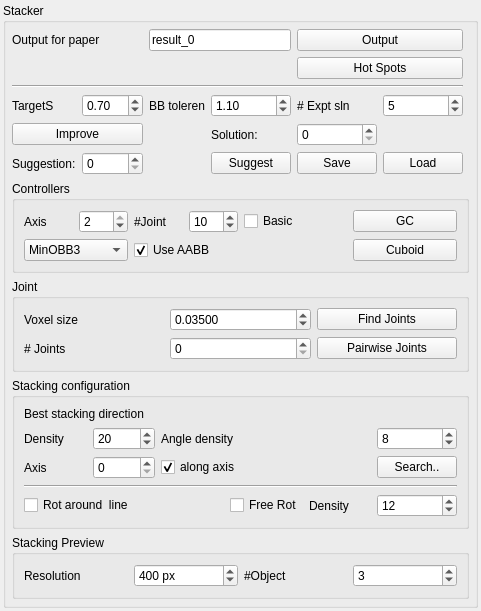
<?xml version="1.0" encoding="UTF-8"?>
<ui version="4.0">
 <class>StackerWidget</class>
 <widget class="QWidget" name="StackerWidget">
  <property name="geometry">
   <rect>
    <x>0</x>
    <y>0</y>
    <width>350</width>
    <height>564</height>
   </rect>
  </property>
  <property name="sizePolicy">
   <sizepolicy hsizetype="Minimum" vsizetype="Preferred">
    <horstretch>0</horstretch>
    <verstretch>0</verstretch>
   </sizepolicy>
  </property>
  <property name="maximumSize">
   <size>
    <width>350</width>
    <height>16777215</height>
   </size>
  </property>
  <property name="windowTitle">
   <string>Form</string>
  </property>
  <layout class="QHBoxLayout" name="horizontalLayout_2">
   <property name="margin">
    <number>3</number>
   </property>
   <item>
    <widget class="QGroupBox" name="groupBox">
     <property name="title">
      <string>Stacker</string>
     </property>
     <property name="flat">
      <bool>true</bool>
     </property>
     <layout class="QGridLayout" name="gridLayout">
      <property name="margin">
       <number>6</number>
      </property>
      <property name="spacing">
       <number>6</number>
      </property>
      <item row="30" column="0" colspan="7">
       <widget class="QGroupBox" name="previewBox">
        <property name="title">
         <string>Stacking Preview</string>
        </property>
        <property name="flat">
         <bool>true</bool>
        </property>
        <layout class="QGridLayout" name="gridLayout_3">
         <item row="1" column="0">
          <widget class="QLabel" name="label">
           <property name="text">
            <string>Resolution</string>
           </property>
          </widget>
         </item>
         <item row="1" column="1">
          <widget class="QSpinBox" name="hidderViewerSize">
           <property name="suffix">
            <string> px</string>
           </property>
           <property name="minimum">
            <number>10</number>
           </property>
           <property name="maximum">
            <number>1024</number>
           </property>
           <property name="value">
            <number>400</number>
           </property>
          </widget>
         </item>
         <item row="1" column="2">
          <widget class="QLabel" name="label_15">
           <property name="text">
            <string>#Object</string>
           </property>
          </widget>
         </item>
         <item row="1" column="3">
          <widget class="QSpinBox" name="stackCount">
           <property name="contextMenuPolicy">
            <enum>Qt::CustomContextMenu</enum>
           </property>
           <property name="value">
            <number>3</number>
           </property>
          </widget>
         </item>
        </layout>
       </widget>
      </item>
      <item row="26" column="0" colspan="7">
       <widget class="QGroupBox" name="groupBox_3">
        <property name="title">
         <string>Stacking configuration</string>
        </property>
        <layout class="QGridLayout" name="gridLayout_5">
         <item row="2" column="1" colspan="4">
          <widget class="QLabel" name="label_6">
           <property name="text">
            <string>Best stacking direction</string>
           </property>
          </widget>
         </item>
         <item row="8" column="1" colspan="3">
          <widget class="QCheckBox" name="rotAroundAxis">
           <property name="text">
            <string>Rot around  line</string>
           </property>
          </widget>
         </item>
         <item row="5" column="1">
          <widget class="QLabel" name="label_11">
           <property name="text">
            <string>Axis</string>
           </property>
          </widget>
         </item>
         <item row="3" column="1">
          <widget class="QLabel" name="label_12">
           <property name="text">
            <string>Density</string>
           </property>
          </widget>
         </item>
         <item row="3" column="2">
          <widget class="QSpinBox" name="searchDensity">
           <property name="minimum">
            <number>2</number>
           </property>
           <property name="maximum">
            <number>10000</number>
           </property>
           <property name="value">
            <number>20</number>
           </property>
          </widget>
         </item>
         <item row="5" column="2">
          <widget class="QSpinBox" name="searchAxis">
           <property name="maximum">
            <number>2</number>
           </property>
          </widget>
         </item>
         <item row="5" column="3" colspan="2">
          <widget class="QCheckBox" name="searchAlongAxis">
           <property name="text">
            <string>along axis</string>
           </property>
           <property name="checked">
            <bool>true</bool>
           </property>
          </widget>
         </item>
         <item row="5" column="6">
          <widget class="QPushButton" name="searchDirectionButton">
           <property name="text">
            <string>Search..</string>
           </property>
          </widget>
         </item>
         <item row="3" column="3" colspan="2">
          <widget class="QLabel" name="label_13">
           <property name="text">
            <string>Angle density</string>
           </property>
          </widget>
         </item>
         <item row="3" column="6">
          <widget class="QSpinBox" name="searchAngleDensity">
           <property name="minimum">
            <number>1</number>
           </property>
           <property name="maximum">
            <number>360</number>
           </property>
           <property name="value">
            <number>8</number>
           </property>
          </widget>
         </item>
         <item row="7" column="1" colspan="6">
          <widget class="Line" name="line_5">
           <property name="orientation">
            <enum>Qt::Horizontal</enum>
           </property>
          </widget>
         </item>
         <item row="8" column="4">
          <widget class="QCheckBox" name="rotFreeForm">
           <property name="text">
            <string>Free Rot</string>
           </property>
          </widget>
         </item>
         <item row="8" column="6">
          <widget class="QSpinBox" name="rotStackingDensity">
           <property name="value">
            <number>12</number>
           </property>
          </widget>
         </item>
         <item row="8" column="5">
          <widget class="QLabel" name="label_14">
           <property name="text">
            <string>Density</string>
           </property>
          </widget>
         </item>
        </layout>
       </widget>
      </item>
      <item row="24" column="0" colspan="7">
       <widget class="QGroupBox" name="controllersPanel">
        <property name="title">
         <string>Controllers</string>
        </property>
        <property name="flat">
         <bool>false</bool>
        </property>
        <layout class="QGridLayout" name="gridLayout_2">
         <item row="3" column="0">
          <widget class="QLabel" name="label_8">
           <property name="text">
            <string>Axis</string>
           </property>
          </widget>
         </item>
         <item row="3" column="1">
          <widget class="QSpinBox" name="convertGcAxis">
           <property name="maximum">
            <number>2</number>
           </property>
           <property name="value">
            <number>2</number>
           </property>
          </widget>
         </item>
         <item row="3" column="2">
          <widget class="QLabel" name="label_9">
           <property name="text">
            <string>#Joint</string>
           </property>
          </widget>
         </item>
         <item row="3" column="3">
          <widget class="QSpinBox" name="skeletonJoints">
           <property name="singleStep">
            <number>2</number>
           </property>
           <property name="value">
            <number>10</number>
           </property>
          </widget>
         </item>
         <item row="3" column="4" colspan="2">
          <widget class="QCheckBox" name="basicFitGC">
           <property name="text">
            <string>Basic</string>
           </property>
          </widget>
         </item>
         <item row="3" column="6" colspan="2">
          <widget class="QPushButton" name="convertToGC">
           <property name="text">
            <string>GC</string>
           </property>
           <property name="icon">
            <iconset resource="../Workspace.qrc">
             <normaloff>:/Workspace/Resources/icons/gc.png</normaloff>:/Workspace/Resources/icons/gc.png</iconset>
           </property>
          </widget>
         </item>
         <item row="10" column="2" colspan="2">
          <widget class="QCheckBox" name="useAABB">
           <property name="text">
            <string>Use AABB</string>
           </property>
           <property name="checked">
            <bool>true</bool>
           </property>
          </widget>
         </item>
         <item row="10" column="0" colspan="2">
          <widget class="QComboBox" name="cuboidMethod">
           <item>
            <property name="text">
             <string>MinOBB3</string>
            </property>
           </item>
           <item>
            <property name="text">
             <string>OBB</string>
            </property>
           </item>
           <item>
            <property name="text">
             <string>OBB2</string>
            </property>
           </item>
          </widget>
         </item>
         <item row="10" column="6" colspan="2">
          <widget class="QPushButton" name="convertToCuboid">
           <property name="text">
            <string>Cuboid</string>
           </property>
           <property name="icon">
            <iconset resource="../Workspace.qrc">
             <normaloff>:/Workspace/Resources/icons/cuboid.png</normaloff>:/Workspace/Resources/icons/cuboid.png</iconset>
           </property>
          </widget>
         </item>
        </layout>
       </widget>
      </item>
      <item row="25" column="0" colspan="7">
       <widget class="QGroupBox" name="groupBox_2">
        <property name="title">
         <string>Joint</string>
        </property>
        <layout class="QGridLayout" name="gridLayout_4">
         <item row="0" column="0">
          <widget class="QLabel" name="label_3">
           <property name="text">
            <string>Voxel size</string>
           </property>
          </widget>
         </item>
         <item row="1" column="2">
          <widget class="QPushButton" name="findPairwiseJointsButton">
           <property name="text">
            <string>Pairwise Joints</string>
           </property>
          </widget>
         </item>
         <item row="0" column="2">
          <widget class="QPushButton" name="findJointsButton">
           <property name="text">
            <string>Find Joints</string>
           </property>
           <property name="icon">
            <iconset resource="../Workspace.qrc">
             <normaloff>:/Workspace/Resources/icons/joints.png</normaloff>:/Workspace/Resources/icons/joints.png</iconset>
           </property>
          </widget>
         </item>
         <item row="1" column="1">
          <widget class="QSpinBox" name="numJoints"/>
         </item>
         <item row="1" column="0">
          <widget class="QLabel" name="label_10">
           <property name="text">
            <string># Joints</string>
           </property>
          </widget>
         </item>
         <item row="0" column="1">
          <widget class="QDoubleSpinBox" name="jointsThreshold">
           <property name="decimals">
            <number>5</number>
           </property>
           <property name="minimum">
            <double>0.000010000000000</double>
           </property>
           <property name="maximum">
            <double>100.000000000000000</double>
           </property>
           <property name="singleStep">
            <double>0.010000000000000</double>
           </property>
           <property name="value">
            <double>0.035000000000000</double>
           </property>
          </widget>
         </item>
        </layout>
       </widget>
      </item>
      <item row="13" column="4">
       <widget class="QPushButton" name="saveSuggestionsButton">
        <property name="text">
         <string>Save</string>
        </property>
        <property name="autoRepeatDelay">
         <number>300</number>
        </property>
       </widget>
      </item>
      <item row="13" column="2">
       <widget class="QLabel" name="numSuggestion">
        <property name="text">
         <string/>
        </property>
       </widget>
      </item>
      <item row="11" column="5">
       <widget class="QLabel" name="numSolution">
        <property name="text">
         <string/>
        </property>
       </widget>
      </item>
      <item row="13" column="1">
       <widget class="QSpinBox" name="suggestionID">
        <property name="maximum">
         <number>10000</number>
        </property>
       </widget>
      </item>
      <item row="11" column="3">
       <widget class="QLabel" name="label_5">
        <property name="text">
         <string>Solution:</string>
        </property>
       </widget>
      </item>
      <item row="13" column="0">
       <widget class="QLabel" name="label_18">
        <property name="text">
         <string>Suggestion:</string>
        </property>
       </widget>
      </item>
      <item row="11" column="4">
       <widget class="QSpinBox" name="solutionID">
        <property name="maximum">
         <number>100</number>
        </property>
       </widget>
      </item>
      <item row="13" column="5">
       <widget class="QPushButton" name="loadSuggestionsButton">
        <property name="text">
         <string>Load</string>
        </property>
       </widget>
      </item>
      <item row="13" column="3">
       <widget class="QPushButton" name="suggestButton">
        <property name="text">
         <string>Suggest</string>
        </property>
       </widget>
      </item>
      <item row="11" column="0" colspan="2">
       <widget class="QPushButton" name="improveButton">
        <property name="text">
         <string>Improve</string>
        </property>
       </widget>
      </item>
      <item row="7" column="0">
       <widget class="QLabel" name="targetStackLabel">
        <property name="text">
         <string>TargetS</string>
        </property>
       </widget>
      </item>
      <item row="7" column="3">
       <widget class="QDoubleSpinBox" name="BBTolerance">
        <property name="minimum">
         <double>0.200000000000000</double>
        </property>
        <property name="maximum">
         <double>10.000000000000000</double>
        </property>
        <property name="singleStep">
         <double>0.100000000000000</double>
        </property>
        <property name="value">
         <double>1.100000000000000</double>
        </property>
       </widget>
      </item>
      <item row="7" column="1">
       <widget class="QDoubleSpinBox" name="targetS">
        <property name="maximum">
         <double>1.000000000000000</double>
        </property>
        <property name="singleStep">
         <double>0.100000000000000</double>
        </property>
        <property name="value">
         <double>0.700000000000000</double>
        </property>
       </widget>
      </item>
      <item row="7" column="2">
       <widget class="QLabel" name="label_16">
        <property name="text">
         <string>BB toleren</string>
        </property>
       </widget>
      </item>
      <item row="7" column="4">
       <widget class="QLabel" name="label_17">
        <property name="text">
         <string># Expt sln</string>
        </property>
       </widget>
      </item>
      <item row="7" column="5">
       <widget class="QSpinBox" name="numExpectedSolutions">
        <property name="value">
         <number>5</number>
        </property>
       </widget>
      </item>
      <item row="0" column="0" colspan="2">
       <widget class="QLabel" name="label_4">
        <property name="text">
         <string>Output for paper</string>
        </property>
       </widget>
      </item>
      <item row="0" column="2" colspan="2">
       <widget class="QLineEdit" name="outputFileName">
        <property name="text">
         <string>result_0</string>
        </property>
       </widget>
      </item>
      <item row="0" column="4" colspan="2">
       <widget class="QPushButton" name="outputButton">
        <property name="text">
         <string>Output</string>
        </property>
       </widget>
      </item>
      <item row="3" column="0" colspan="6">
       <widget class="Line" name="line">
        <property name="orientation">
         <enum>Qt::Horizontal</enum>
        </property>
       </widget>
      </item>
      <item row="2" column="4" colspan="2">
       <widget class="QPushButton" name="hotspotsButton">
        <property name="text">
         <string>Hot Spots</string>
        </property>
       </widget>
      </item>
     </layout>
    </widget>
   </item>
  </layout>
 </widget>
 <resources>
  <include location="../Workspace.qrc"/>
 </resources>
 <connections/>
</ui>
